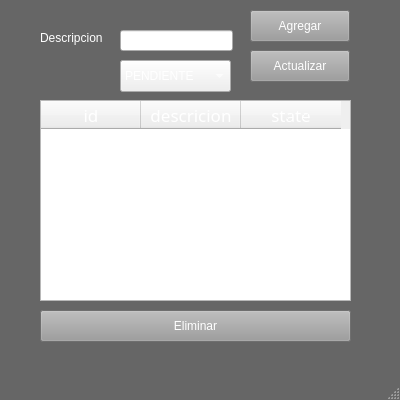
<?xml version="1.0" encoding="UTF-8"?>
<ui version="4.0">
 <class>MainWindow</class>
 <widget class="QMainWindow" name="MainWindow">
  <property name="geometry">
   <rect>
    <x>0</x>
    <y>0</y>
    <width>400</width>
    <height>400</height>
   </rect>
  </property>
  <property name="minimumSize">
   <size>
    <width>400</width>
    <height>400</height>
   </size>
  </property>
  <property name="palette">
   <palette>
    <active>
     <colorrole role="WindowText">
      <brush brushstyle="SolidPattern">
       <color alpha="255">
        <red>5</red>
        <green>4</green>
        <blue>4</blue>
       </color>
      </brush>
     </colorrole>
     <colorrole role="Button">
      <brush brushstyle="SolidPattern">
       <color alpha="153">
        <red>0</red>
        <green>0</green>
        <blue>0</blue>
       </color>
      </brush>
     </colorrole>
     <colorrole role="Base">
      <brush brushstyle="SolidPattern">
       <color alpha="153">
        <red>0</red>
        <green>0</green>
        <blue>0</blue>
       </color>
      </brush>
     </colorrole>
     <colorrole role="Window">
      <brush brushstyle="SolidPattern">
       <color alpha="153">
        <red>0</red>
        <green>0</green>
        <blue>0</blue>
       </color>
      </brush>
     </colorrole>
    </active>
    <inactive>
     <colorrole role="WindowText">
      <brush brushstyle="SolidPattern">
       <color alpha="255">
        <red>5</red>
        <green>4</green>
        <blue>4</blue>
       </color>
      </brush>
     </colorrole>
     <colorrole role="Button">
      <brush brushstyle="SolidPattern">
       <color alpha="153">
        <red>0</red>
        <green>0</green>
        <blue>0</blue>
       </color>
      </brush>
     </colorrole>
     <colorrole role="Base">
      <brush brushstyle="SolidPattern">
       <color alpha="153">
        <red>0</red>
        <green>0</green>
        <blue>0</blue>
       </color>
      </brush>
     </colorrole>
     <colorrole role="Window">
      <brush brushstyle="SolidPattern">
       <color alpha="153">
        <red>0</red>
        <green>0</green>
        <blue>0</blue>
       </color>
      </brush>
     </colorrole>
    </inactive>
    <disabled>
     <colorrole role="Button">
      <brush brushstyle="SolidPattern">
       <color alpha="153">
        <red>0</red>
        <green>0</green>
        <blue>0</blue>
       </color>
      </brush>
     </colorrole>
     <colorrole role="Base">
      <brush brushstyle="SolidPattern">
       <color alpha="153">
        <red>0</red>
        <green>0</green>
        <blue>0</blue>
       </color>
      </brush>
     </colorrole>
     <colorrole role="Window">
      <brush brushstyle="SolidPattern">
       <color alpha="153">
        <red>0</red>
        <green>0</green>
        <blue>0</blue>
       </color>
      </brush>
     </colorrole>
    </disabled>
   </palette>
  </property>
  <property name="windowTitle">
   <string>List Tasks 2025</string>
  </property>
  <property name="autoFillBackground">
   <bool>false</bool>
  </property>
  <property name="styleSheet">
   <string notr="true">background-color: rgba(0, 0, 0, .6);</string>
  </property>
  <widget class="QWidget" name="centralwidget">
   <widget class="QPushButton" name="btnAdd">
    <property name="geometry">
     <rect>
      <x>250</x>
      <y>10</y>
      <width>100</width>
      <height>32</height>
     </rect>
    </property>
    <property name="autoFillBackground">
     <bool>false</bool>
    </property>
    <property name="styleSheet">
     <string notr="true">
:enabled { 
color: white;
background: #9b9b9b
}

:disabled {
background: #7c7c7c
}</string>
    </property>
    <property name="text">
     <string>Agregar</string>
    </property>
   </widget>
   <widget class="QTableWidget" name="tableList">
    <property name="geometry">
     <rect>
      <x>40</x>
      <y>100</y>
      <width>311</width>
      <height>201</height>
     </rect>
    </property>
    <property name="font">
     <font>
      <family>Academy Engraved LET</family>
      <pointsize>13</pointsize>
     </font>
    </property>
    <property name="autoFillBackground">
     <bool>true</bool>
    </property>
    <property name="styleSheet">
     <string notr="true">color: white</string>
    </property>
    <property name="tabKeyNavigation">
     <bool>false</bool>
    </property>
    <property name="showDropIndicator" stdset="0">
     <bool>false</bool>
    </property>
    <property name="dragDropOverwriteMode">
     <bool>false</bool>
    </property>
    <property name="alternatingRowColors">
     <bool>false</bool>
    </property>
    <property name="selectionBehavior">
     <enum>QAbstractItemView::SelectionBehavior::SelectRows</enum>
    </property>
    <property name="sortingEnabled">
     <bool>true</bool>
    </property>
    <property name="columnCount">
     <number>3</number>
    </property>
    <column>
     <property name="text">
      <string>id</string>
     </property>
     <property name="background">
      <color>
       <red>0</red>
       <green>0</green>
       <blue>0</blue>
      </color>
     </property>
     <property name="foreground">
      <brush brushstyle="SolidPattern">
       <color alpha="255">
        <red>255</red>
        <green>255</green>
        <blue>255</blue>
       </color>
      </brush>
     </property>
    </column>
    <column>
     <property name="text">
      <string>descricion</string>
     </property>
     <property name="background">
      <color>
       <red>0</red>
       <green>0</green>
       <blue>0</blue>
      </color>
     </property>
     <property name="foreground">
      <brush brushstyle="SolidPattern">
       <color alpha="255">
        <red>255</red>
        <green>255</green>
        <blue>255</blue>
       </color>
      </brush>
     </property>
    </column>
    <column>
     <property name="text">
      <string>state</string>
     </property>
     <property name="background">
      <color>
       <red>0</red>
       <green>0</green>
       <blue>0</blue>
      </color>
     </property>
     <property name="foreground">
      <brush brushstyle="Dense1Pattern">
       <color alpha="255">
        <red>255</red>
        <green>255</green>
        <blue>255</blue>
       </color>
      </brush>
     </property>
    </column>
   </widget>
   <widget class="QLabel" name="Label">
    <property name="geometry">
     <rect>
      <x>40</x>
      <y>30</y>
      <width>71</width>
      <height>16</height>
     </rect>
    </property>
    <property name="styleSheet">
     <string notr="true">color: white</string>
    </property>
    <property name="text">
     <string>Descripcion</string>
    </property>
    <property name="textFormat">
     <enum>Qt::TextFormat::AutoText</enum>
    </property>
   </widget>
   <widget class="QLineEdit" name="description">
    <property name="geometry">
     <rect>
      <x>120</x>
      <y>30</y>
      <width>113</width>
      <height>21</height>
     </rect>
    </property>
    <property name="styleSheet">
     <string notr="true">color: white</string>
    </property>
   </widget>
   <widget class="QComboBox" name="cmbState">
    <property name="geometry">
     <rect>
      <x>120</x>
      <y>60</y>
      <width>111</width>
      <height>32</height>
     </rect>
    </property>
    <property name="autoFillBackground">
     <bool>false</bool>
    </property>
    <property name="styleSheet">
     <string notr="true">color: white;
border-color: white solid 2px</string>
    </property>
    <item>
     <property name="text">
      <string>PENDIENTE</string>
     </property>
    </item>
    <item>
     <property name="text">
      <string>EN_PROCESO</string>
     </property>
    </item>
    <item>
     <property name="text">
      <string>TERMINADO</string>
     </property>
    </item>
   </widget>
   <widget class="QPushButton" name="btnUpdate">
    <property name="geometry">
     <rect>
      <x>250</x>
      <y>50</y>
      <width>100</width>
      <height>32</height>
     </rect>
    </property>
    <property name="styleSheet">
     <string notr="true">
:enabled { 
color: white;
background: #9b9b9b
}

:disabled {
background: #7c7c7c
}</string>
    </property>
    <property name="text">
     <string>Actualizar</string>
    </property>
   </widget>
   <widget class="QPushButton" name="btnDelete">
    <property name="geometry">
     <rect>
      <x>40</x>
      <y>310</y>
      <width>311</width>
      <height>32</height>
     </rect>
    </property>
    <property name="styleSheet">
     <string notr="true">
:enabled { 
color: white;
background: #9b9b9b
}

:disabled {
background: #7c7c7c
}</string>
    </property>
    <property name="text">
     <string>Eliminar</string>
    </property>
   </widget>
  </widget>
  <widget class="QStatusBar" name="statusbar"/>
 </widget>
 <resources/>
 <connections/>
</ui>
